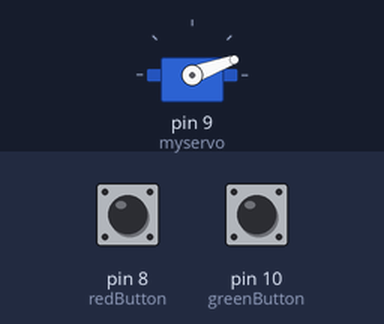
A sketch run on a simulated Arduino Uno, built with avr-gcc and run on an emulated ATmega328P. Parts: servo. The inputs (shaded band) are chosen by the test bench; at power-on: pin 10 (greenButton) HIGH, pin 8 (redButton) HIGH.

Above: at 1.2 s.
1.3 s: pin 10 (greenButton) pulled LOW for 1 s
At 2.9 s:
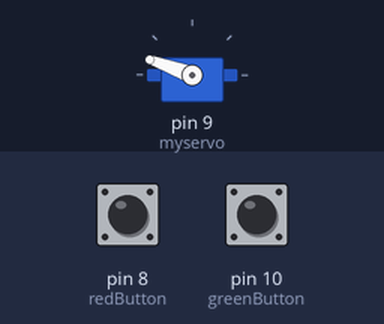
3.8 s: pin 8 (redButton) pulled LOW for 3.2 s
At 7.9 s:
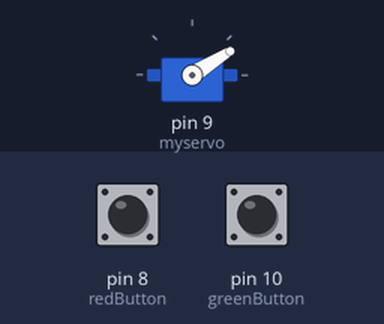
8.5 s: pin 8 (redButton) pulled LOW for 1 s
11.0 s: pin 10 (greenButton) pulled LOW for 0.15 s
At 12.5 s:
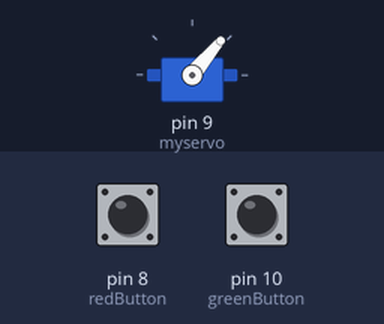
Timing chart, 0 to 13.6 s (numbered marks = the images above; inputs shaded):
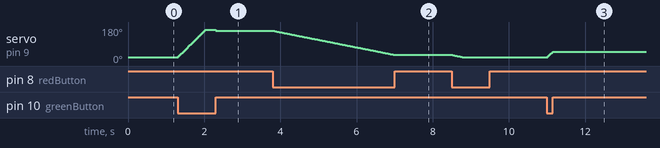

Measured:
- after the input at 1.3 s, servo on pin 9 (myservo): rises from 20° to 165° in 0.70 s, then falls to 160° in 0.28 s
- after the input at 3.8 s, servo on pin 9 (myservo): moves from 160° to 32° over 3.2 s, starting at once
- after the input at 11.0 s, servo on pin 9 (myservo): 20° → 50° at once

The sketch:

COMP444_3A_ServoMotors_Buttons.ino
```cpp
#include <Servo.h>

int greenButton = 10;
int redButton = 8;
int servoPosition;

Servo myservo;

void setup() {
  pinMode(greenButton, INPUT_PULLUP);
  pinMode(redButton, INPUT_PULLUP);
  myservo.attach(9);
}

void loop() {
  servoPosition = constrain(servoPosition,20,160);
  if(digitalRead(greenButton) == LOW){
    servoPosition += 5;
    delay(25);
  }
  else if (digitalRead(redButton)== LOW){
    servoPosition--;
    delay(25);
  }
  myservo.write(servoPosition);
}
```
